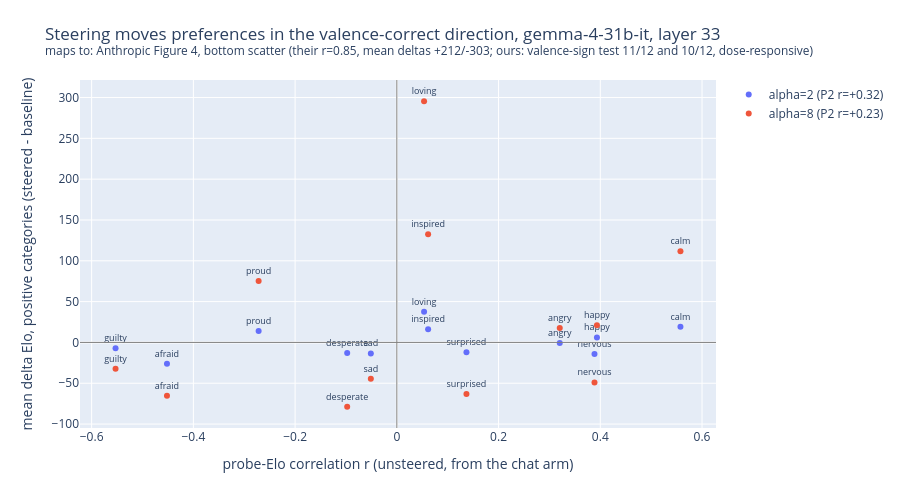

The cell this chart's notebook holds for it:
### Markdown cell above
## 4. Steering (paper Figure 4, right half): the causal test

If the vectors carry causal preference content, adding an emotion vector to the residual
stream during the A/B choice should shift the resulting Elo, and the shift should track the
correlational profile from section 3 (the paper reports r = 0.85 between the two, with mean
shifts of +212 for blissful and -303 for hostile steering). We steered all 12 battery
emotions at layer 33 during the full chat-format pair pass, at two doses spanning the
coherence-preserving range (TREE Q1.H3.E2; the dose escalation exists because the alpha
calibration statistic turned out to be fit-noise-dominated, documented in the tree).

### Code cell
# this cell renders the steering arm (paper Figure 4 bottom scatter): redistribution vs probe-Elo r, both doses
STEER_ARMS = [
    ("alpha=2", ROOT / "results/steering_it_fixed"),
    ("alpha=8", ROOT / "results/steering_it_a8_fixed"),
]

fig = go.Figure()
for arm_label, arm_dir in STEER_ARMS:
    s = json.loads((arm_dir / "scores.json").read_text())
    fig.add_scatter(
        x=[r["probe_elo_r"] for r in s["per_emotion"]],
        y=[r["mean_delta_elo_positive_categories"] for r in s["per_emotion"]],
        mode="markers+text",
        text=[r["emotion"] for r in s["per_emotion"]],
        textposition="top center",
        textfont=dict(size=9),
        name=f"{arm_label} (P2 r={s['p2_pearson_r']:+.2f})",
    )
fig.add_hline(y=0, line_color="gray", line_width=1)
fig.add_vline(x=0, line_color="gray", line_width=1)
fig.update_layout(
    title=(
        "Steering moves preferences in the valence-correct direction, gemma-4-31b-it, layer 33"
        "<br><sup>maps to: Anthropic Figure 4, bottom scatter (their r=0.85, mean deltas +212/-303; "
        "ours: valence-sign test 11/12 and 10/12, dose-responsive)</sup>"
    ),
    xaxis_title="probe-Elo correlation r (unsteered, from the chat arm)",
    yaxis_title="mean delta Elo, positive categories (steered - baseline)",
    height=480,
    margin=dict(t=80, b=10),
)
fig.show()
for arm_label, arm_dir in STEER_ARMS:
    s = json.loads((arm_dir / "scores.json").read_text())
    print(
        f"[{arm_label}] P1 {'PASS' if s['p1_pass'] else 'FAIL'}; "
        f"P2 {'PASS' if s['p2_pass'] else 'FAIL'} (r={s['p2_pearson_r']:+.3f}, p={s['p2_p_value']:.3f}); "
        f"P3 {'PASS' if s['p3_pass'] else 'FAIL'} ({s['p3_sign_agreements']}/12)"
    )

### Figure 1 — Plotly figure (JSON) as saved in the notebook; plotly's stock layout.template omitted (floating-point values rounded to 4 significant figures)
{"data": [{"mode": "markers+text", "name": "alpha=2 (P2 r=+0.32)", "text": ["afraid", "angry", "calm", "desperate", "guilty", "happy", "inspired", "loving", "nervous", "proud", "sad", "surprised"], "textfont": {"size": 9}, "textposition": "top center", "type": "scatter", "x": [-0.4519, 0.3203, 0.5576, -0.0976, -0.553, 0.3934, 0.0615, 0.0536, 0.3886, -0.2717, -0.0511, 0.1369], "y": [-26.24, -0.58, 19.33, -13.04, -7.1, 6.13, 16.08, 37.6, -14.29, 13.87, -13.54, -11.93]}, {"mode": "markers+text", "name": "alpha=8 (P2 r=+0.23)", "text": ["afraid", "angry", "calm", "desperate", "guilty", "happy", "inspired", "loving", "nervous", "proud", "sad", "surprised"], "textfont": {"size": 9}, "textposition": "top center", "type": "scatter", "x": [-0.4519, 0.3203, 0.5576, -0.0976, -0.553, 0.3934, 0.0615, 0.0536, 0.3886, -0.2717, -0.0511, 0.1369], "y": [-65.23, 17.64, 111.7, -78.92, -32.23, 21.18, 132.4, 295.6, -49.04, 75.1, -44.61, -63.2]}], "layout": {"height": 480, "margin": {"b": 10, "t": 80}, "shapes": [{"line": {"color": "gray", "width": 1}, "type": "line", "x0": 0, "x1": 1, "xref": "x domain", "y0": 0, "y1": 0, "yref": "y"}, {"line": {"color": "gray", "width": 1}, "type": "line", "x0": 0, "x1": 0, "xref": "x", "y0": 0, "y1": 1, "yref": "y domain"}], "title": {"text": "Steering moves preferences in the valence-correct direction, gemma-4-31b-it, layer 33<br><sup>maps to: Anthropic Figure 4, bottom scatter (their r=0.85, mean deltas +212/-303; ours: valence-sign test 11/12 and 10/12, dose-responsive)</sup>"}, "xaxis": {"title": {"text": "probe-Elo correlation r (unsteered, from the chat arm)"}}, "yaxis": {"title": {"text": "mean delta Elo, positive categories (steered - baseline)"}}}}
